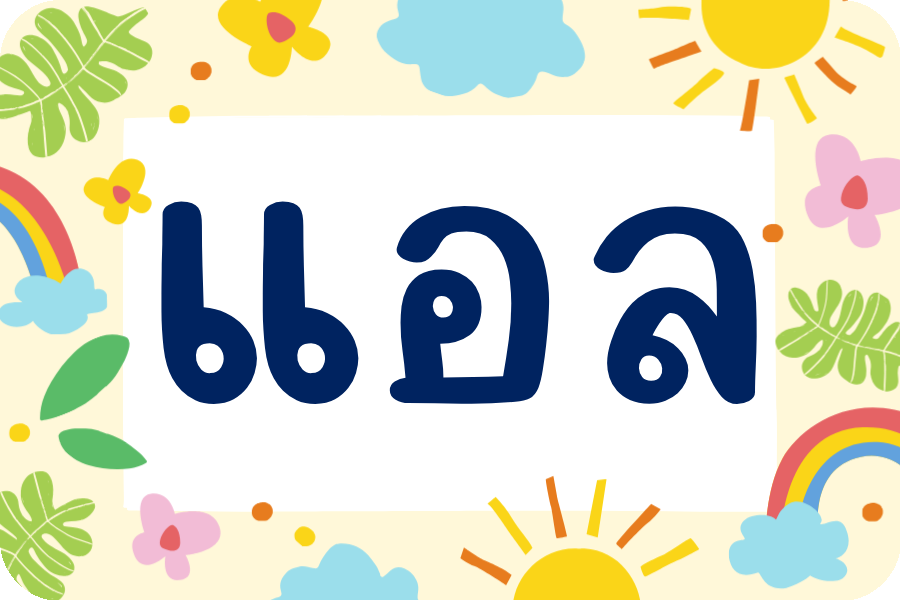
#> input picture 1.png, 900 x 600 px
$ python remove_corners.py 1.png
#> lines starting #> are read from the running program, lines starting #| are printed output that depends on the picture; after the words box and inside, x2 and y2 are one past the last pixel; in counts of white or black regions, pixels touching at a corner belong together
#!/usr/bin/env python3
"""Remove image corners (rounded) and save as PNG with transparency.

Usage examples:
  python remove_corners.py input.jpg
  python remove_corners.py input.jpg output.png --radius 30
  python remove_corners.py input.jpg output.png --radius 12%
"""
import argparse
import os
from PIL import Image, ImageDraw


def parse_radius_arg(radius_str, size):
    if radius_str.endswith('%'):
        try:
            p = float(radius_str[:-1]) / 100.0
        except ValueError:
            raise argparse.ArgumentTypeError('Invalid percent for radius')
        return int(min(size) * p)
    try:
        return int(radius_str)
    except ValueError:
        raise argparse.ArgumentTypeError('Radius must be integer pixels or percent (e.g. 12%)')


def apply_rounded_corners(img: Image.Image, radius: int) -> Image.Image:
    w, h = img.size
    if radius <= 0:
        return img.convert('RGBA')

    mask = Image.new('L', (w, h), 0)
    draw = ImageDraw.Draw(mask)
    draw.rounded_rectangle([(0, 0), (w, h)], radius=radius, fill=255)

    img = img.convert('RGBA')
    img.putalpha(mask)
    return img


def main():
    parser = argparse.ArgumentParser(description='Remove (round) image corners and save as PNG with transparency')
    parser.add_argument('input', help='Input image (e.g. JPG)')
    parser.add_argument('output', nargs='?', help='Output PNG path (defaults to input basename + .png)')
    parser.add_argument('--radius', '-r', default=None,
                        help='Corner radius in pixels or percent (e.g. 30 or 12%). Default is 10% of min(width,height)')

    args = parser.parse_args()

    if not os.path.isfile(args.input):
        parser.error(f"Input file not found: {args.input}")

    img = Image.open(args.input)
#> img is the input picture: PIL image 900x600 RGBA; mean R, G, B, A 212.5, 216.1, 196.9, 253.6
    w, h = img.size
#> w = 900; h = 600

    if args.radius is None:
        radius = int(min(w, h) * 0.10)
#> radius = 60
    else:
        radius = parse_radius_arg(args.radius, (w, h))

    out_img = apply_rounded_corners(img, radius)
#> in apply_rounded_corners, `mask = Image.new('L', (w, h), 0)`: mask: PIL image 900x600 L; every value is 0
#> in apply_rounded_corners, `img.putalpha(mask)`:
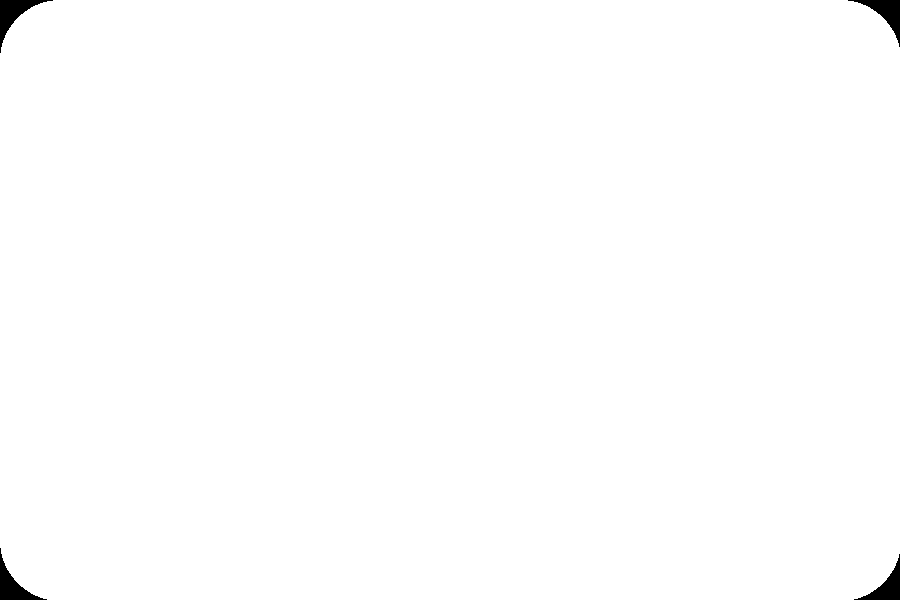
#> mask: PIL image 900x600 L; 99.5% white; 4 black regions, box (x1, y1, x2, y2) and area: (0, 0, 53, 53) 786, (848, 0, 900, 47) 733, (0, 548, 47, 600) 733, (854, 554, 900, 600) 681

    out_path = args.output or (os.path.splitext(args.input)[0] + '.png')
    out_img.save(out_path, 'PNG')
    print(f'Saved -> {out_path}')


if __name__ == '__main__':
    main()
